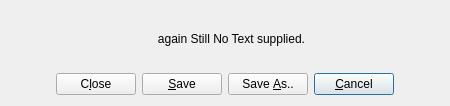
<?xml version="1.0" encoding="UTF-8"?>
<ui version="4.0">
 <class>QG_ExitDialog</class>
 <widget class="QDialog" name="QG_ExitDialog">
  <property name="geometry">
   <rect>
    <x>0</x>
    <y>0</y>
    <width>450</width>
    <height>106</height>
   </rect>
  </property>
  <property name="sizePolicy">
   <sizepolicy hsizetype="Minimum" vsizetype="Preferred">
    <horstretch>0</horstretch>
    <verstretch>0</verstretch>
   </sizepolicy>
  </property>
  <property name="minimumSize">
   <size>
    <width>450</width>
    <height>0</height>
   </size>
  </property>
  <property name="windowTitle">
   <string>QCad</string>
  </property>
  <property name="sizeGripEnabled">
   <bool>false</bool>
  </property>
  <layout class="QGridLayout">
   <property name="margin">
    <number>11</number>
   </property>
   <item row="1" column="0" colspan="2">
    <layout class="QHBoxLayout">
     <item>
      <spacer name="Horizontal Spacing2">
       <property name="orientation">
        <enum>Qt::Horizontal</enum>
       </property>
       <property name="sizeType">
        <enum>QSizePolicy::Expanding</enum>
       </property>
       <property name="sizeHint" stdset="0">
        <size>
         <width>20</width>
         <height>20</height>
        </size>
       </property>
      </spacer>
     </item>
     <item>
      <widget class="QPushButton" name="bLeave">
       <property name="text">
        <string>C&amp;lose</string>
       </property>
       <property name="autoDefault">
        <bool>true</bool>
       </property>
       <property name="default">
        <bool>false</bool>
       </property>
      </widget>
     </item>
     <item>
      <widget class="QPushButton" name="bSave">
       <property name="text">
        <string>&amp;Save</string>
       </property>
      </widget>
     </item>
     <item>
      <widget class="QPushButton" name="bSaveAs">
       <property name="text">
        <string>Save &amp;As..</string>
       </property>
      </widget>
     </item>
     <item>
      <widget class="QPushButton" name="bCancel">
       <property name="text">
        <string>&amp;Cancel</string>
       </property>
       <property name="autoDefault">
        <bool>true</bool>
       </property>
       <property name="default">
        <bool>true</bool>
       </property>
      </widget>
     </item>
     <item>
      <spacer name="spacer2">
       <property name="orientation">
        <enum>Qt::Horizontal</enum>
       </property>
       <property name="sizeType">
        <enum>QSizePolicy::Expanding</enum>
       </property>
       <property name="sizeHint" stdset="0">
        <size>
         <width>20</width>
         <height>20</height>
        </size>
       </property>
      </spacer>
     </item>
    </layout>
   </item>
   <item row="0" column="1">
    <widget class="QLabel" name="lQuestion">
     <property name="sizePolicy">
      <sizepolicy hsizetype="Preferred" vsizetype="Minimum">
       <horstretch>1</horstretch>
       <verstretch>0</verstretch>
      </sizepolicy>
     </property>
     <property name="text">
      <string>again Still No Text supplied.</string>
     </property>
     <property name="alignment">
      <set>Qt::AlignCenter</set>
     </property>
     <property name="wordWrap">
      <bool>true</bool>
     </property>
    </widget>
   </item>
   <item row="0" column="0">
    <widget class="QLabel" name="l_icon">
     <property name="text">
      <string/>
     </property>
     <property name="wordWrap">
      <bool>false</bool>
     </property>
    </widget>
   </item>
  </layout>
 </widget>
 <layoutdefault spacing="6" margin="11"/>
 <pixmapfunction>qPixmapFromMimeSource</pixmapfunction>
 <tabstops>
  <tabstop>bCancel</tabstop>
  <tabstop>bLeave</tabstop>
  <tabstop>bSave</tabstop>
  <tabstop>bSaveAs</tabstop>
 </tabstops>
 <resources>
  <include location="png/icons.qrc"/>
 </resources>
 <connections>
  <connection>
   <sender>bLeave</sender>
   <signal>clicked()</signal>
   <receiver>QG_ExitDialog</receiver>
   <slot>accept()</slot>
   <hints>
    <hint type="sourcelabel">
     <x>20</x>
     <y>20</y>
    </hint>
    <hint type="destinationlabel">
     <x>20</x>
     <y>20</y>
    </hint>
   </hints>
  </connection>
  <connection>
   <sender>bCancel</sender>
   <signal>clicked()</signal>
   <receiver>QG_ExitDialog</receiver>
   <slot>reject()</slot>
   <hints>
    <hint type="sourcelabel">
     <x>20</x>
     <y>20</y>
    </hint>
    <hint type="destinationlabel">
     <x>20</x>
     <y>20</y>
    </hint>
   </hints>
  </connection>
  <connection>
   <sender>bSave</sender>
   <signal>clicked()</signal>
   <receiver>QG_ExitDialog</receiver>
   <slot>slotSave()</slot>
   <hints>
    <hint type="sourcelabel">
     <x>20</x>
     <y>20</y>
    </hint>
    <hint type="destinationlabel">
     <x>20</x>
     <y>20</y>
    </hint>
   </hints>
  </connection>
  <connection>
   <sender>bSaveAs</sender>
   <signal>clicked()</signal>
   <receiver>QG_ExitDialog</receiver>
   <slot>slotSaveAs()</slot>
   <hints>
    <hint type="sourcelabel">
     <x>20</x>
     <y>20</y>
    </hint>
    <hint type="destinationlabel">
     <x>20</x>
     <y>20</y>
    </hint>
   </hints>
  </connection>
 </connections>
</ui>
